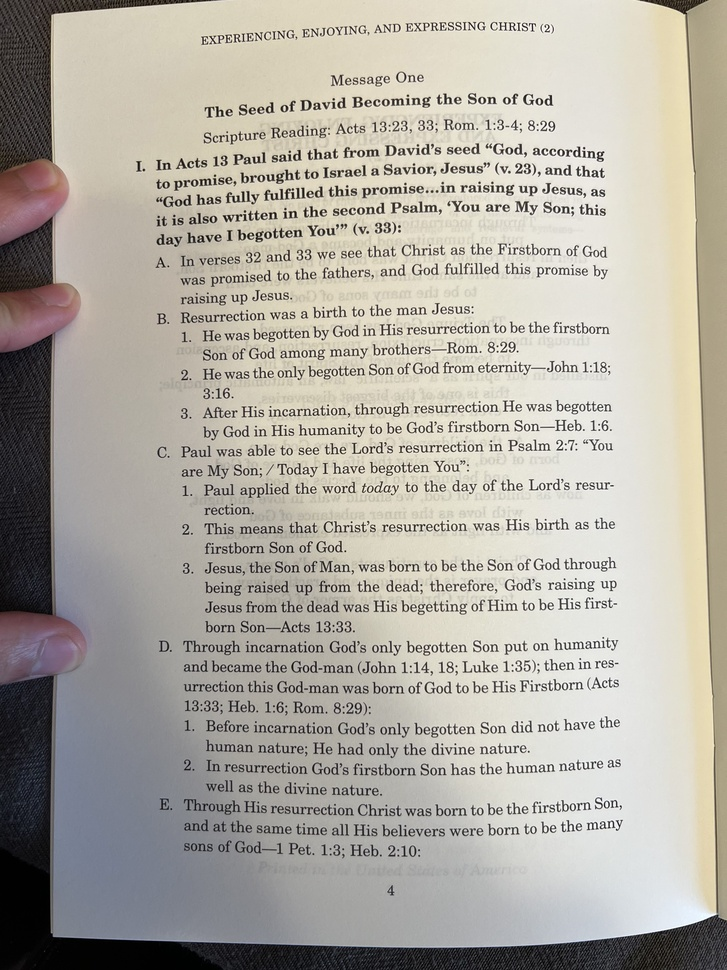
#> input picture experimental/outline_scanner/msg1.jpg, 727 x 970 px, shrunk from 3024 x 4032 before the run
$ python ingest_outline.py
#> lines starting #> are read from the running program, lines starting #| are printed output that depends on the picture; after the words box and inside, x2 and y2 are one past the last pixel; in counts of white or black regions, pixels touching at a corner belong together
import cv2
import pytesseract

# Grayscale, Gaussian blur, Otsu's threshold
image = cv2.imread('msg1.jpg')
#> image is the input picture: shape (970, 727, 3); mean B, G, R 163.1, 172.1, 176.3
gray = cv2.cvtColor(image, cv2.COLOR_BGR2GRAY)
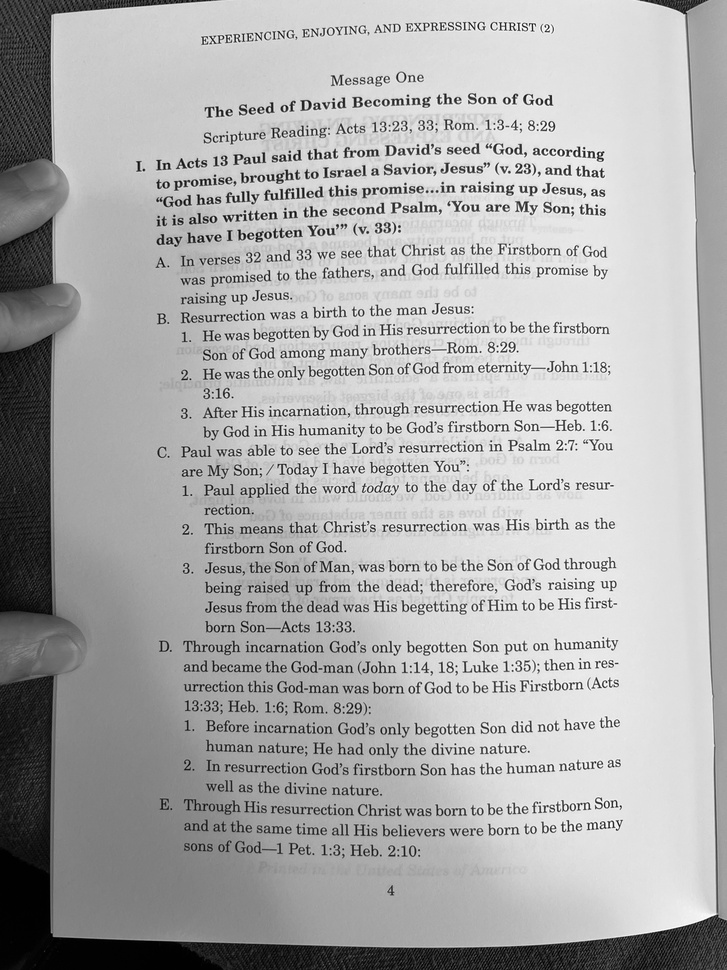
#> gray: shape (970, 727); min 0, max 255, mean 172.3
cv2.imwrite('gray.jpg', gray)

blur = cv2.GaussianBlur(gray, (3,3), 0)
thresh = cv2.threshold(blur, 115, 255, cv2.THRESH_BINARY_INV)[1]
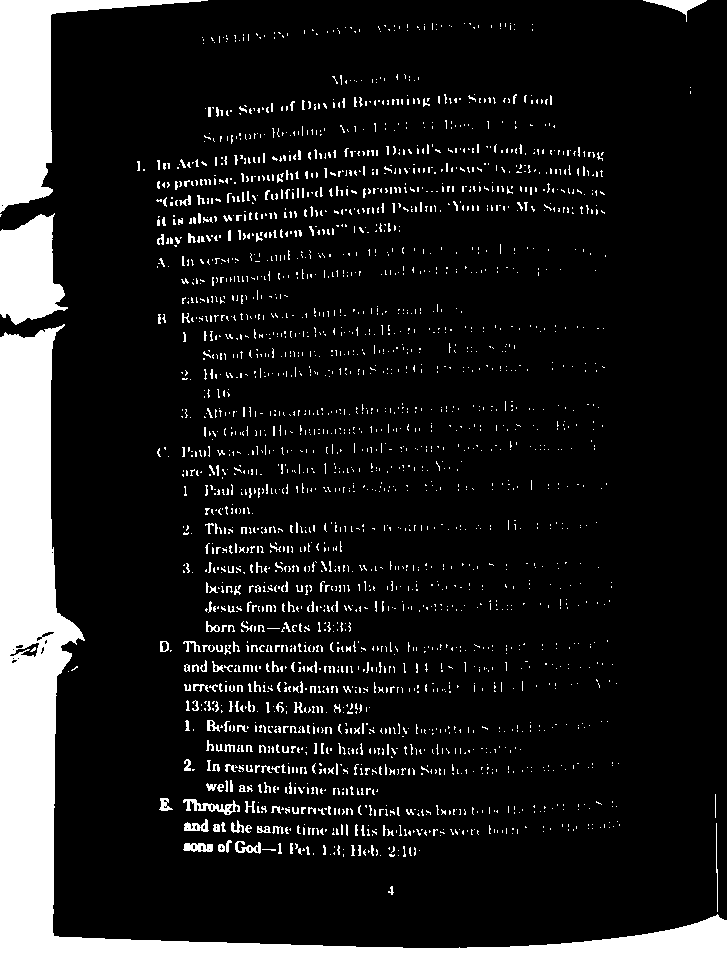
#> thresh: shape (970, 727); 13.1% white; 2598 white regions (2357 under 20 px), largest, box (x1, y1, x2, y2) and area: (0, 324, 727, 970) 54426, (0, 0, 208, 213) 11341, (0, 213, 68, 325) 5312

# Morph open to remove noise and invert image
kernel = cv2.getStructuringElement(cv2.MORPH_RECT, (3,3))
opening = cv2.morphologyEx(thresh, cv2.MORPH_OPEN, kernel, iterations=1)
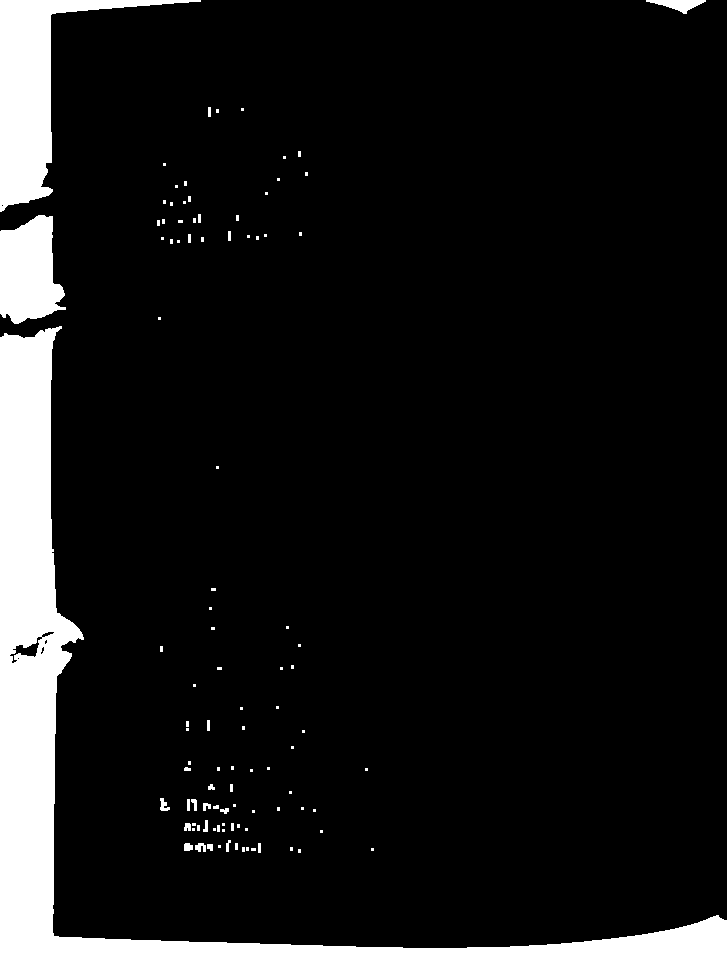
#> opening: shape (970, 727); 10.4% white; 102 white regions (74 under 20 px), largest, box (x1, y1, x2, y2) and area: (0, 326, 727, 970) 54358, (0, 0, 201, 212) 11331, (0, 215, 66, 324) 5289
invert = 255 - thresh

# Perform text extraction
#> (the run stopped early here; a loop or call above may not have finished)
